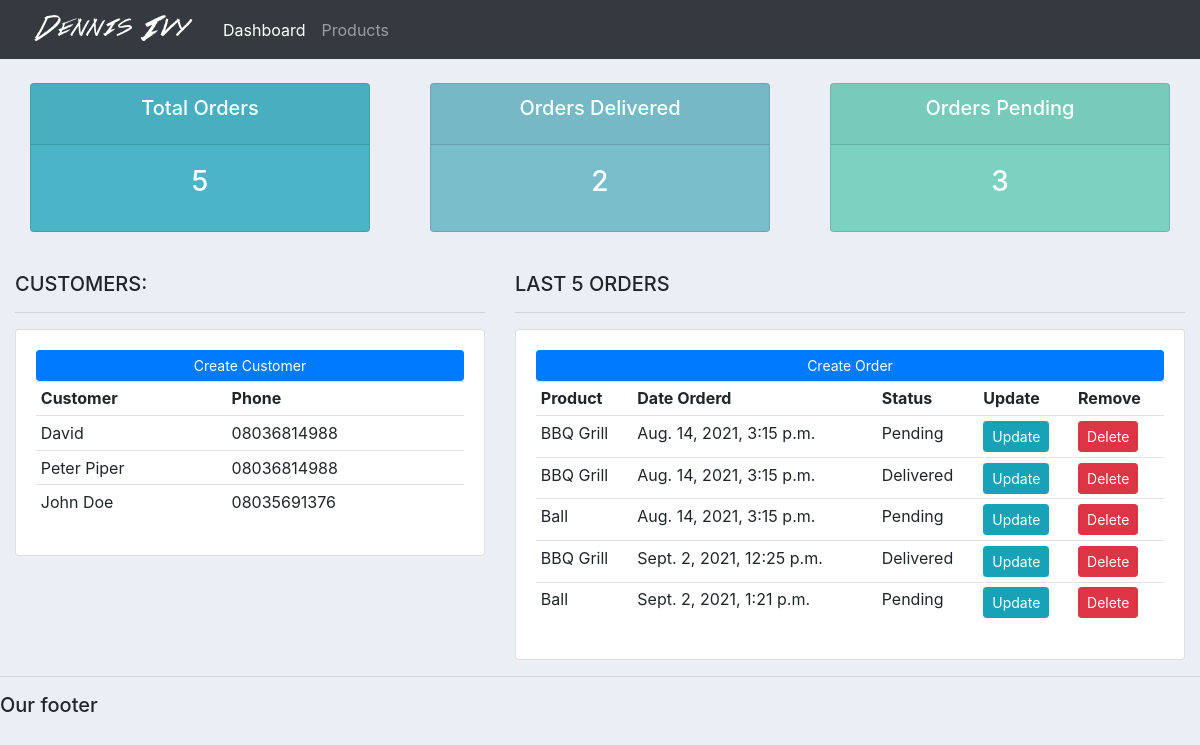
The page / on the database its author committed.
### home/models.py (models this page shows, shortened)
class Customer(models.Model):
	name = models.CharField(max_length=200, null=True)
	phone = models.CharField(max_length=200, null=True)
	email = models.CharField(max_length=200, null=True)
	date= models.DateTimeField(auto_now_add=True, null=True)

class Order(models.Model):
	STATUS = (
			('Pending', 'Pending'),
			('Out for delivery', 'Out for delivery'),
			('Delivered', 'Delivered'),
			)
	customer = models.ForeignKey(Customer, null=True, on_delete= models.SET_NULL)
	product = models.ForeignKey(Product, null=True, on_delete= models.SET_NULL)
	date_created = models.DateTimeField(auto_now_add=True, null=True)
	status = models.CharField(max_length=200, null=True, choices=STATUS)

class Product(models.Model):
	CATEGORY = (
			('Indoor', 'Indoor'),
			('Out Door', 'Out Door'),
			)
	name = models.CharField(max_length=200, null=True)
	price = models.FloatField(null=True)
	category = models.CharField(max_length=200, null=True, choices=CATEGORY)
	description = models.CharField(max_length=200, null=True, blank=True)
	date_created = models.DateTimeField(auto_now_add=True, null=True)
	tags = models.ManyToManyField(Tag)
	def __str__(self):
		return self.name

### home/views.py (the view)
# urls.py: 2. Add a URL to urlpatterns:  path('', views.home, name='home')
def home(request):
    customers=Customer.objects.all()
    orders=Order.objects.all()
    total_customers=customers.count()
    total_orders=orders.count()
    delivered=orders.filter(status='Delivered').count()
    pending=orders.filter(status='Pending').count()
    context={'customers':customers, 'orders':orders, 'total_cutomers':total_customers,
    'total_orders':total_orders, 'delivered':delivered, 'pending':pending}
    return render(request, 'dashboard.html', context)

### templates/dashboard.html
{% extends 'main.html' %}
{% block content%}
{% include 'status.html' %}
<br>
<div class="row">
	<div class="col-md-5">
		<h5>CUSTOMERS:</h5>
		<hr>
		<div class="card card-body">
			<a class="btn btn-primary  btn-sm btn-block" href="">Create Customer</a>
			<table class="table table-sm">
				<tr>
					<th>Customer</th>
					<th>Phone</th>
				</tr>
				{% for customer in customers %}
				  <tr>
						<td>{{customer.name}}</td>
						<td>{{customer.phone}}</td>
				  </tr>
				{% endfor %}
			</table>
		</div>
	</div>
	<div class="col-md-7">
		<h5>LAST 5 ORDERS</h5>
		<hr>
		<div class="card card-body">
			<a class="btn btn-primary  btn-sm btn-block" href="">Create Order</a>
			<table class="table table-sm">
				<tr>
					<th>Product</th>
					<th>Date Orderd</th>
					<th>Status</th>
					<th>Update</th>
					<th>Remove</th>
				</tr>
				{% for order in orders %}
				  <tr>
						 <td>{{order.product}}</td>
						 <td>{{order.date_created}}</td>
						  <td>{{order.status}}</td>
						  <td ><a href="#" class="btn btn-sm btn-info">Update</a></td>
						  <td><a href="#" class="btn btn-sm btn-danger">Delete</a></td>
				  </tr>
				{% endfor %}
			</table>
		</div>
	</div>
</div>
{% endblock content%}

### templates/main.html (shortened to what this page needs)
{% load static %}
<!DOCTYPE html>
<html>
<head>
	<link rel="stylesheet" href="https://stackpath.bootstrapcdn.com/bootstrap/4.3.1/css/bootstrap.min.css">
	<link rel="stylesheet" type="text/css" href="{% static '/css/main.css' %}">
</head>
<body>
	{% include 'navbar.html' %}
	<div class="container-fluid">
		{% block content%}
		{% endblock content%}
    </div>
	<hr>
	<h5>Our footer</h5>
</body>
</html>

### templates/navbar.html (shortened to what this page needs)
{% load static%}
<nav class="navbar navbar-expand-lg navbar-dark bg-dark">
 <img src="{% static '/images/logo.png/' %}">
  <div class="collapse navbar-collapse" id="navbarNav">
    <ul class="navbar-nav">
      <li class="nav-item active">
        <a class="nav-link" href="#">Dashboard</a>
      </li>
      <li class="nav-item">
        <a class="nav-link" href="#">Products</a>
      </li>
    </ul>
  </div>
</nav>

### templates/status.html
<br>
<div class="row">
	<div class="col">
		<div class="col-md">
			<div class="card text-center text-white  mb-3" id="total-orders">
			  	<div class="card-header">
			  		<h5 class="card-title">Total Orders</h5>
			  	</div>
			  	<div class="card-body">
			    	<h3 class="card-title">{{total_orders}}</h3>
			  	</div>
			</div>
		</div>
	</div>
	<div class="col">
		<div class="col-md">
			<div class="card text-center text-white  mb-3" id="orders-delivered">
			  	<div class="card-header">
			  		<h5 class="card-title">Orders Delivered</h5>
			  	</div>
			  	<div class="card-body">
			    	<h3 class="card-title">{{delivered}}</h3>
			  	</div>
			</div>
		</div>
	</div>
	<div class="col">
		<div class="col-md">
			<div class="card text-center text-white  mb-3" id="orders-pending">
			  	<div class="card-header">
			  		<h5 class="card-title">Orders Pending</h5>
			  	</div>
			  	<div class="card-body">
			    	<h3 class="card-title">{{pending}}</h3>
			  	</div>
			</div>
		</div>
	</div>
</div>

### static/css/main.css (style rules this page uses)
body { background-color: #ebeff5; }
#total-orders { background-color: #4cb4c7; }
#orders-delivered { background-color: #7abecc; }
#orders-pending { background-color: #7CD1C0; }

### rows shown on the page
Customer: name "David", phone "08036814988"
Customer: name "Peter Piper", phone "08036814988"
Customer: name "John Doe", phone "08035691376"
Order: product "BBQ Grill", date_created "Aug. 14, 2021, 3:15 p.m.", status "Pending"
Order: product "BBQ Grill", date_created "Aug. 14, 2021, 3:15 p.m.", status "Delivered"
Order: product "Ball", date_created "Aug. 14, 2021, 3:15 p.m.", status "Pending"
Order: product "BBQ Grill", date_created "Sept. 2, 2021, 12:25 p.m.", status "Delivered"
Order: product "Ball", date_created "Sept. 2, 2021, 1:21 p.m.", status "Pending"

### other values the page prints
{{ total_orders }} "5"
{{ delivered }} "2"
{{ pending }} "3"
